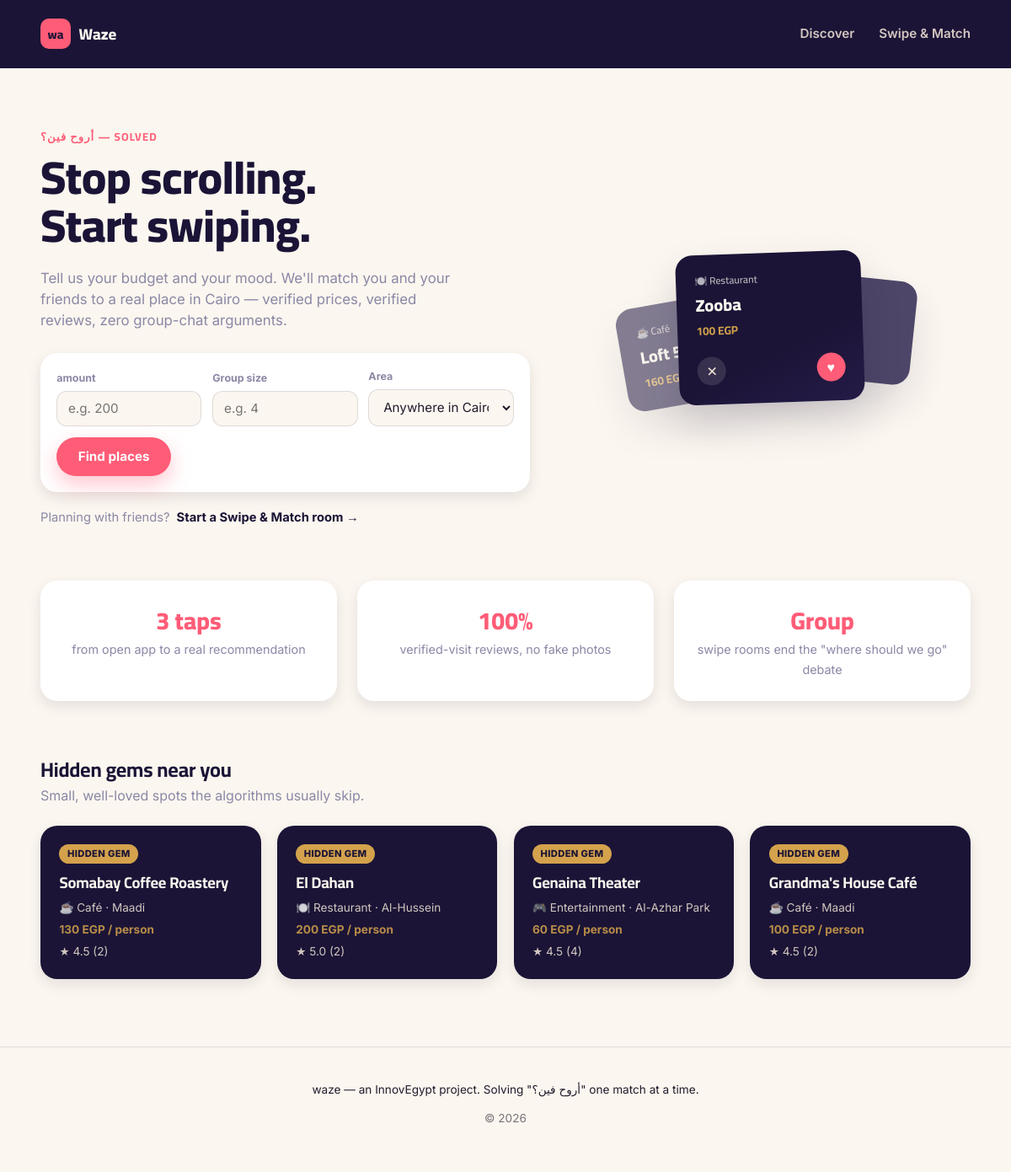
The page / on the database its author committed.
### tables this page shows
CREATE TABLE place (
    id INTEGER PRIMARY KEY AUTOINCREMENT,
    name TEXT NOT NULL,
    description TEXT,
    category_id INTEGER NOT NULL,
    area TEXT NOT NULL,               -- Cairo neighborhood, e.g. "Zamalek"
    price_per_person INTEGER NOT NULL, -- EGP, avg spend per person
    image_url TEXT,
    is_hidden_gem INTEGER DEFAULT 0,   -- flag for "hidden gems" discovery cluster
    is_verified INTEGER DEFAULT 1,     -- verified partner (business partnership cluster)
    lat REAL,
    lng REAL,
    created_at TEXT DEFAULT CURRENT_TIMESTAMP,
    FOREIGN KEY (category_id) REFERENCES category (id)
);

### app.py (the view)
@app.route("/")
def index():
    hidden_gems = query_db(
        """SELECT p.*, c.name AS category_name, c.icon AS category_icon,
                  ROUND(AVG(r.rating), 1) AS avg_rating, COUNT(r.id) AS review_count
           FROM place p
           JOIN category c ON c.id = p.category_id
           LEFT JOIN review r ON r.place_id = p.id
           WHERE p.is_hidden_gem = 1
           GROUP BY p.id
           ORDER BY RANDOM() LIMIT 4"""
    )
    areas = [row["area"] for row in query_db("SELECT DISTINCT area FROM place ORDER BY area")]
    return render_template("index.html", hidden_gems=hidden_gems, areas=areas)

### app.py (called while the page is built)
def get_db():
    if "db" not in g:
        g.db = sqlite3.connect(DATABASE)
        g.db.row_factory = sqlite3.Row
        g.db.execute("PRAGMA foreign_keys = ON")
    return g.db

def query_db(query, args=(), one=False):
    cur = get_db().execute(query, args)
    rv = cur.fetchall()
    cur.close()
    return (rv[0] if rv else None) if one else rv

@app.context_processor
def inject_globals():
    categories = query_db("SELECT * FROM category ORDER BY name")
    vibes = query_db("SELECT * FROM vibe ORDER BY name")
    return dict(nav_categories=categories, nav_vibes=vibes, current_year=datetime.now().year)

### templates/index.html (shortened to what this page needs)
{% extends "layout.html" %}
{% block content %}
{% set areass = ['Zamalek', 'Maadi', 'Heliopolis', 'Nasr City', 'Downtown', 'Garden City', 'Dokki', 'Mohandessin', 'New Cairo', '6th of October'] %}
<section class="hero">
  <div class="hero-copy">
    <p class="eyebrow">أروح فين؟ — solved</p>
    <h1>Stop scrolling.<br>Start swiping.</h1>
    <p class="hero-sub">Tell us your budget and your mood. We'll match you and your friends to a real place in Cairo — verified prices, verified reviews, zero group-chat arguments.</p>
    <form action="{{ url_for('discover') }}" method="get" class="quick-filter">
      <div class="qf-field">
        <label for="budget_max">amount</label>
        <input type="number" id="budget_max" name="budget_max" placeholder="e.g. 200" min="100" step="50">
      </div>
      <div class="qf-field">
        <label for="group_size">Group size</label>
        <input type="number" id="group_size" name="group_size" placeholder="e.g. 4" min="1" step="1" max="20">
      </div>
      <div class="qf-field">
        <label for="area">Area</label>
        <select id="area" name="area">
          <option value="">Anywhere in Cairo</option>
        </select>
      </div>
      <button type="submit" class="btn btn-primary">Find places</button>
    </form>
    <div class="hero-alt-cta">
      <span>Planning with friends?</span>
      <a href="{{ url_for('swipe_new') }}" class="link-arrow">Start a Swipe & Match room →</a>
    </div>
  </div>
  <div class="hero-stack" aria-hidden="true">
    <div class="stack-card stack-card--back">
      <span class="stack-cat">☕ Café</span>
      <span class="stack-name">Loft 59</span>
      <span class="stack-price">160 EGP</span>
    </div>
    <div class="stack-card stack-card--mid">
      <span class="stack-cat">🎉 Entertainment</span>
      <span class="stack-name">Cairo Jazz Club</span>
      <span class="stack-price">350 EGP</span>
    </div>
    <div class="stack-card stack-card--front">
      <span class="stack-cat">🍽️ Restaurant</span>
      <span class="stack-name">Zooba</span>
      <span class="stack-price">100 EGP</span>
      <div class="stack-swipe-hint">
        <span class="hint-pass">✕</span>
        <span class="hint-like">♥</span>
      </div>
    </div>
  </div>
</section>
<section class="value-strip">
  <div class="value-item">
    <span class="value-num">3 taps</span>
    <span class="value-label">from open app to a real recommendation</span>
  </div>
  <div class="value-item">
    <span class="value-num">100%</span>
    <span class="value-label">verified-visit reviews, no fake photos</span>
  </div>
  <div class="value-item">
    <span class="value-num">Group</span>
    <span class="value-label">swipe rooms end the "where should we go" debate</span>
  </div>
</section>
{% if hidden_gems %}
<section class="gems">
  <h2>Hidden gems near you</h2>
  <p class="section-sub">Small, well-loved spots the algorithms usually skip.</p>
  <div class="gem-grid">
    {% for p in hidden_gems %}
    <a href="{{ url_for('place_detail', place_id=p['id']) }}" class="gem-card">
      <span class="gem-badge">Hidden gem</span>
      <h3>{{ p['name'] }}</h3>
      <p class="gem-meta">{{ p['category_icon'] }} {{ p['category_name'] }} · {{ p['area'] }}</p>
      <p class="gem-price">{{ p['price_per_person'] }} EGP / person</p>
      {% if p['avg_rating'] %}
      <p class="gem-rating">★ {{ p['avg_rating'] }} ({{ p['review_count'] }})</p>
      {% endif %}
    </a>
    {% endfor %}
  </div>
</section>
{% endif %}
{% endblock %}

### templates/layout.html (shortened to what this page needs)
<!doctype html>
<html lang="en">
<head>
<link rel="stylesheet" href="{{ url_for('static', filename='css/style.css') }}">
</head>
<body>
<nav class="topnav">
  <a href="{{ url_for('index') }}" class="brand">
    <span class="brand-mark">wa</span>
    <span class="brand-word">Waze</span>
  </a>
  <div class="nav-links">
    <a href="{{ url_for('discover') }}">Discover</a>
    <a href="{{ url_for('swipe_new') }}">Swipe & Match</a>
  </div>
</nav>
<main>
  {% block content %}{% endblock %}
</main>
<footer class="site-footer">
  <p>waze — an InnovEgypt project. Solving "أروح فين؟" one match at a time.</p>
  <p class="footer-year">© {{ current_year }}</p>
</footer>
</body>
</html>

### rows shown on the page
place: name "Somabay Coffee Roastery", category_icon "☕", category_name "Café", area "Maadi", price_per_person "130", avg_rating "4.5", review_count "2"
place: name "El Dahan", category_icon "🍽️", category_name "Restaurant", area "Al-Hussein", price_per_person "200", avg_rating "5.0", review_count "2"
place: name "Genaina Theater", category_icon "🎮", category_name "Entertainment", area "Al-Azhar Park", price_per_person "60", avg_rating "4.5", review_count "4"
place: name "Grandma's House Café", category_icon "☕", category_name "Café", area "Maadi", price_per_person "100", avg_rating "4.5", review_count "2"
